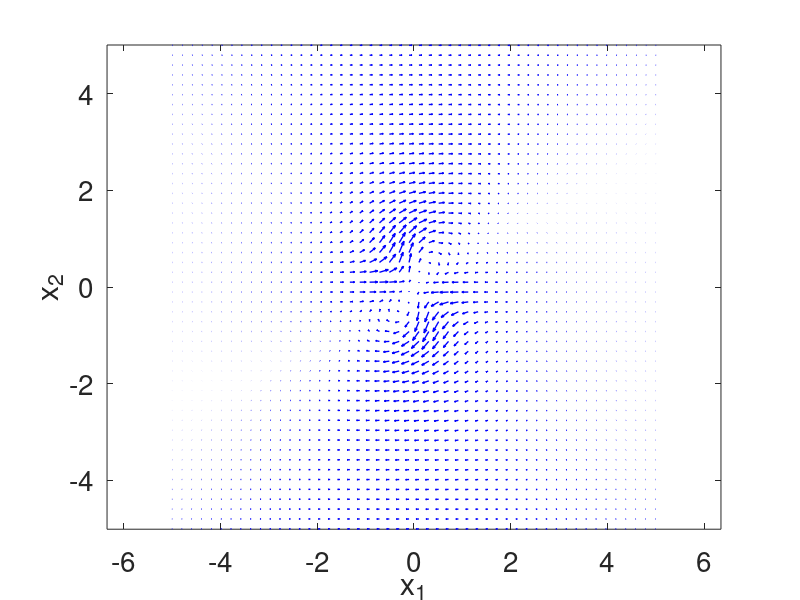

MATLAB code to generate this figure: (Note: this script raises an error after producing the figure.)
clear all; close all; clc

#@Josenalde Oliveira

#campo vetorial
#Exemplo 1: pêndulo não amortecido sem entrada externa

#y" + sin(y) = 0
#Fazendo x_1 = y e x_2 = y', tem-se x_1' = x_2 e x_2'=-sin(y)

#Função lambda sem atrito
#f_1 = @(t,X) [X(2); -sin(X(1))];

#Função lambda com atrito
f_3 = @(t,X) [X(2); -sin(X(1)) - 0.5*X(2)]; #g=l=10,m=1,B=0.5

f_4 = @(t,X) [X(2); -2*X(1) - X(1)^2 - 0.5*X(2)]; #class07 slide 10

f_5 = @(t,X) [-X(1)^2+2*X(1)*X(2); -2*X(1)*X(2)+0.5*X(2)-X(2)^2];

f_6 = @(t,X) [X(2); 1 - ((1^2)/(X(1)^2))];

#Exemplo 2: VAN DER POL
#mx" + 2c(x^2-1)x' + kx=0
m=1; c=0.5; k=1; #testar para c variando 0.1, 0.2, 0.5, 1.0, 1.5, 2.0
f_2 = @(t, X) [X(2); (1/m)*(-2*c*(X(1)^2-1)*X(2)-k*X(1))];

#Exemplo 3: PÊNDULO SEM ATRITO COM OSCILAÇÕES PEQUENAS EM TORNO DO EQUILÍBRIO
#wn = 1;
wn = 0.3;
#wn = 1.4;
f_7 = @(t, X) [X(2); -wn^2*X(1)];
u = 2;
f_8 = @(t, X) [X(2); 1 - (u^2/X(1)^2)];

f_9 = @(t, X) [4 - X(1)^2 - 4*X(2)^2; X(2)^2 - X(1)^2 + 1];

# PREDADOR-PRESA
alpha = 0.5;
beta = 2.0;
gamma = 1;
f_10 = @(t, X) [-alpha*X(1) + gamma*X(1)*X(2); beta*X(2) - gamma*X(1)*X(2)];

mu = 0.5;
f_11 = @(t, X) [mu*X(1) + X(2) - X(1)^3; -X(1)];

# Vinograd
#den = (X(1)^2 + X(2)^2) * (1 + (X(1)^2 + X(2)^2)^2);
f_12 = @(t, X) [((X(1)^2*(X(2)-X(1)) + X(2)^5)) / ((X(1)^2 + X(2)^2) * (1 + (X(1)^2 + X(2)^2)^2)); (X(2)^2*(X(2) -2*X(1))) / ((X(1)^2 + X(2)^2) * (1 + (X(1)^2 + X(2)^2)^2))];


#Vamos definir o intervalo em x_1 e x_2 de interesse
x_1_min = -5;
x_1_max = 5;
x_2_min = -5;
x_2_max = 5;

#cria eixos
x_1 = linspace(x_1_min, x_1_max, 50);
x_2 = linspace(x_2_min, x_2_max, 50);

#cria grid 20x20
[x,x_dot] = meshgrid(x_1,x_2);

u = zeros(size(x)); #guardará o valor de dot_x1 em cada ponto e v guardará o valor de dot_x2 em cada ponto
v = zeros(size(x));

t=0;
for i = 1:numel(x)
    Xprime = f_12(t,[x(i); x_dot(i)]); % MUDAR SISTEMA AQUI
    u(i) = Xprime(1);
    v(i) = Xprime(2);
end

quiver(x, x_dot, u,v ,'b', 'LineWidth', 1);
hold on;
xlabel('x_1');
ylabel('x_2');
axis tight equal;
set(gca, 'Fontsize', 20);

#Algumas trajetórias

#for x_2_0 = [1]
#for x_2_0 = [0.5 1 1.5 2.5 4.5]
while true
    #[x0_x, x0_y] = [2, 0];
    [x0_x, x0_y] = ginput(1);
    x0 = [x0_x, x0_y];
    tspan=[0 100];
    [ts,xs] = ode45(f_12,tspan, x0); % MUDAR SISTEMA AQUI
    plot(0,0, 'ro', 'marker', '*');
    plot(xs(:,1),xs(:,2), 'linewidth', 3);
    plot(xs(1,1), xs(1,2), 'ro', 'marker', 'd') % starting point
    plot(xs(end,1),xs(end,2),'ks') % ending point
    #figure;
    #plot(ts, xs(:,1), 'k', 'linewidth', 3);
    #xlabel('t (s) ');
    #ylabel('x(t)');
end
hold off



